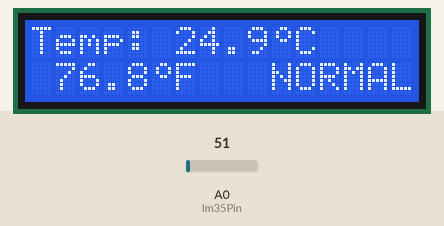
This sketch was run on a simulated Arduino Uno, built with avr-gcc and run on an emulated ATmega328P. Shown: 16×2 character LCD. Inputs (shaded band) come from the test bench; at power-on: A0 (lm35Pin) = 51. What the sketch prints to the serial monitor is not drawn.

Above: at 3.3 s.
3.4 s: A0 (lm35Pin) set to 58
At 4.4 s:
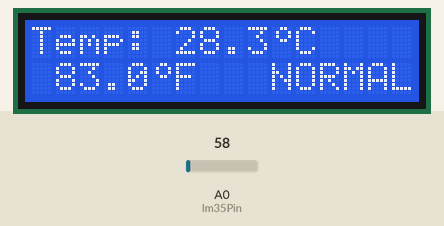
5.6 s: A0 (lm35Pin) set to 65
At 7.1 s:
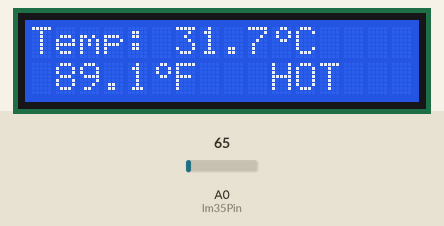
7.6 s: A0 (lm35Pin) set to 30
At 8.6 s:
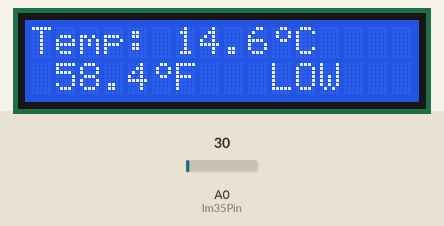
Timing chart, 0 to 10.6 s (numbered marks = the images above; inputs shaded):
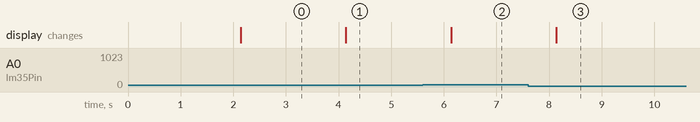

Measured:
- the behaviour switches between 61 and 62 on A0 (lm35Pin) (found by bisection; images 1 and 2)
- after the input at 3.4 s, the display: changes after 0.74 s (image 1)
- after the input at 5.6 s, the display: changes after 0.54 s (image 2)
- after the input at 7.6 s, the display: changes after 0.54 s (image 3)

The sketch:

Digital_Thermometer.ino
```cpp
// Include Wire Library for I2C
#include <Wire.h>
// Include NewLiquidCrystal Library for I2C
#include <LiquidCrystal_I2C.h>

// Configure LCD with I2C address (0x27 for most common LCD backpacks)
// Set the LCD number of columns and rows
LiquidCrystal_I2C lcd(0x27, 16, 2);

// Define LM35 sensor pin
const int lm35Pin = A0;

// Variables for temperature readings
float tempC;
float tempF;
unsigned long previousMillis = 0;
const long interval = 1000;  // Update interval (1 second)

// Custom degree symbol character
byte degreeSymbol[8] = {
  0b00110,
  0b01001,
  0b01001,
  0b00110,
  0b00000,
  0b00000,
  0b00000,
  0b00000
};

void setup() {
  // Initialize Serial Monitor
  Serial.begin(9600);

  // Initialize I2C LCD
  lcd.init();
  // Turn on LCD backlight
  lcd.backlight();

  // Create custom character for degree symbol
  lcd.createChar(0, degreeSymbol);

  // Display initial message
  lcd.setCursor(0, 0);
  lcd.print("Digital Thermo");
  lcd.setCursor(0, 1);
  lcd.print("Initializing...");
  delay(2000);
  lcd.clear();
}

void loop() {
  unsigned long currentMillis = millis();

  if (currentMillis - previousMillis >= interval) {
    previousMillis = currentMillis;

    // Read and calculate temperature
    int sensorValue = analogRead(lm35Pin);
    tempC = (sensorValue * 5.0 / 1024.0) * 100;  // Convert to Celsius
    tempF = (tempC * 9.0 / 5.0) + 32;            // Convert to Fahrenheit

    // Update display
    updateDisplay();

    // Print to Serial for debugging
    Serial.print("Temperature: ");
    Serial.print(tempC);
    Serial.print("°C / ");
    Serial.print(tempF);
    Serial.println("°F");
  }
}

void updateDisplay() {
  lcd.clear();

  // First row - Celsius
  lcd.setCursor(0, 0);
  lcd.print("Temp: ");
  lcd.print(tempC, 1);
  lcd.write(0);  // Display custom degree symbol
  lcd.print("C   ");

  // Second row - Fahrenheit
  lcd.setCursor(0, 1);
  lcd.print(" ");
  lcd.print(tempF, 1);
  lcd.write(0);  // Display custom degree symbol
  lcd.print("F   ");

  // Add indicator for temperature range
  lcd.setCursor(10, 1);
  if (tempC > 30) {
    lcd.print("HOT ");
  } else if (tempC < 20) {
    lcd.print("LOW ");
  } else {
    lcd.print("NORMAL");
  }
}
```
